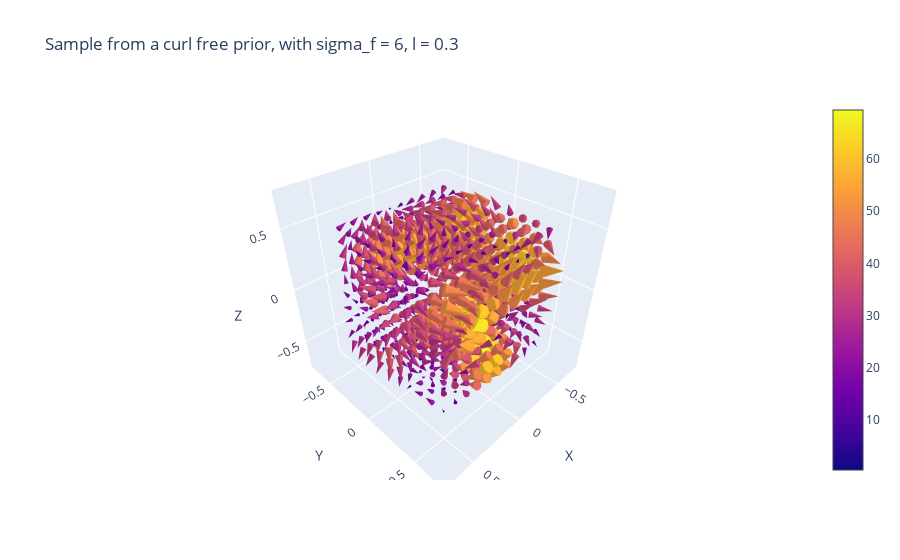

Here is the notebook cell this chart was saved with:
### Code cell
sigma_f_3_cf, l_3_cf = 6, 0.3
curl_free_sample_3 = sample_vector_field(kernel_func = 'curl_free_kernel', 
                                        sigma_f=sigma_f_3_df, 
                                        l=l_3_df)
plotter(curl_free_sample_3, title = f'Sample from a curl free prior, with sigma_f = {sigma_f_3_cf}, l = {l_3_cf}')

### Figure 1 — Plotly figure (JSON) as saved in the notebook; plotly's stock layout.template omitted (floating-point values rounded to 4 significant figures; data arrays with more than 128 entries replaced by an {"elided": "..."} marker saying what was removed)
{"data": [{"anchor": "tail", "sizemode": "scaled", "sizeref": 2, "type": "cone", "u": {"elided": "1000 float values"}, "v": {"elided": "1000 float values"}, "w": {"elided": "1000 float values"}, "x": {"elided": "1000 float values"}, "y": {"elided": "1000 float values"}, "z": {"elided": "1000 float values"}}], "layout": {"scene": {"xaxis": {"title": {"text": "X"}}, "yaxis": {"title": {"text": "Y"}}, "zaxis": {"title": {"text": "Z"}}}, "title": {"text": "Sample from a curl free prior, with sigma_f = 6, l = 0.3"}}}
